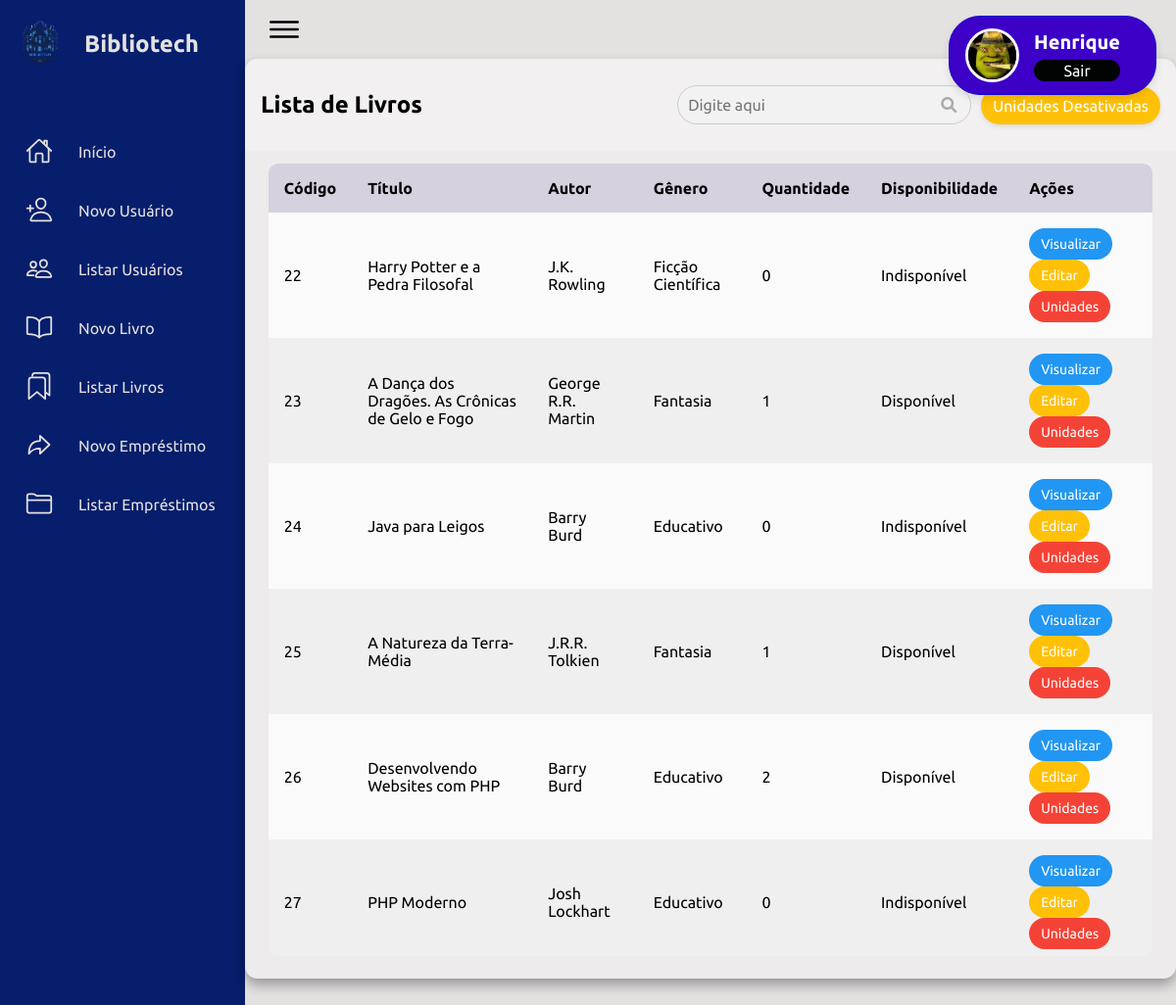
Screenshot of /adm2/?page=listarLivro (signed in) with the database file from the repository.
### tables this page shows
CREATE TABLE `livro` (
  `idlivro` int(11) NOT NULL,
  `isbn` char(13) NOT NULL,
  `titulo` varchar(255) NOT NULL,
  `genero_id` int(11) DEFAULT NULL,
  `autor_id` int(11) DEFAULT NULL,
  `paginas` int(11) DEFAULT NULL,
  `editora_id` int(11) DEFAULT NULL,
  `ano_publicacao` varchar(4) DEFAULT NULL,
  `idioma` varchar(50) DEFAULT NULL,
  `quantidade` int(11) DEFAULT 0,
  `disponibilidade` enum('Disponível','Indisponível') DEFAULT 'Indisponível',
  `imagem` varchar(50) DEFAULT NULL
);

CREATE TABLE `autor` (
  `id` int(11) NOT NULL,
  `nome` varchar(100) NOT NULL,
  `data_nascimento` date DEFAULT NULL,
  `nacionalidade` varchar(100) DEFAULT NULL,
  `biografia` text DEFAULT NULL
);

CREATE TABLE `genero` (
  `id` int(11) NOT NULL,
  `descricao` varchar(100) NOT NULL
);

### adm2/listar/listarlivros.php (the view, shortened to what this page needs)
<link rel="stylesheet" href="https://cdnjs.cloudflare.com/ajax/libs/font-awesome/6.0.0-beta3/css/all.min.css">
<main class="table">
    <section class="table__header">
    <h1>Lista de Livros</h1>
    <div class='filter'>
        <div class="input-container">
            <input type='text' id='filterInput' placeholder='Digite aqui' onkeyup='filterFunction()'>
        </div>
        <button class="uni-des" onclick="location.href='index.php?page=listarcopiasdesativadas'">Unidades Desativadas</button>
    </div>
</section>
    <section class="table__body">
        <?php
            $sql1 = "SELECT * FROM livro
                      INNER JOIN autor ON livro.autor_id = autor.id
                      INNER JOIN genero ON livro.genero_id = genero.id";
            $res  = $conn->query($sql1);
            $qtd = $res->num_rows;
            if ($qtd > 0) {
                print "<table id='resultTable'>";
                print "<thead>";
                print "<tr>";
                print "<th>Código</th>";
                print "<th>Título</th>";
                print "<th>Autor</th>";
                print "<th>Gênero</th>";
                print "<th>Quantidade</th>";
                print "<th>Disponibilidade</th>";
                print "<th>Ações</th>";
                print "</tr>";
                print "</thead>";
                print "<tbody>";
                while ($row = $res->fetch_object()) {
                    echo "<tr>";
                    echo "<td>" . $row->idlivro . "</td>";
                    echo "<td>" . $row->titulo . "</td>";
                    echo "<td>" . $row->nome . "</td>";
                    echo "<td>" . $row->descricao . "</td>";
                    echo "<td>" . $row->quantidade . "</td>";
                    echo "<td>" . $row->disponibilidade . "</td>";
                    echo "<td>
                        <button onclick=\"location.href='?page=visualizarlivro&id=" .$row->idlivro. "';\" class='btn view'>Visualizar</button>
                        <button onclick=\"location.href='?page=editarlivro&id=" .$row->idlivro."';\" class='btn edit'>Editar</button>
                        <button onclick=\"location.href='?page=listarunidades&id=" . $row->idlivro . "';\" class='btn delete'>Unidades</button>
                    </td>";
                    echo "</tr>";
                }
                print "</tbody>";
                print "</table>";
            } else {
                print "<p class='alert'> Não encontrou resultados!</p>";
            }
        ?>
    </section>
</main>

### adm2/css/main.css (style rules this page uses)
* { font-family: "Ubuntu", sans-serif; margin: 0; padding: 0; box-sizing: border-box; }
:root { --nav: rgb(6, 30, 107); --form: rgb(216, 213, 213); --back: #e4e1e1; --text1: #f5f5f5; --text2: #000000; --text3: #999; }
body { min-height: 10vh; overflow-x: hidden; }
input, select { padding: 10px; border-radius: 5px; margin-bottom: 15px; font-size: 16px; border: 1px solid #ccc; }
input[type="number"], input[type="email"], input[type="text"], input[type="password"], input[type="date"], input[type="file"] { width: 100%; background-color: #f2f2f2; }
input[type="text"], input[type="number"], textarea { width: 100%; padding: 10px; border: 1px solid #ccc; border-radius: 5px; margin-bottom: 15px; }
main.table { width: 100%; max-width: 1200px; margin: 0 auto; height: 90vh; background-color: #fff5; backdrop-filter: blur(7px); box-shadow: 0 .4rem .8rem #0005; border-radius: .8rem; overflow: hidden; }
.table__header { width: 100%; height: 10%; background-color: #fff4; padding: .8rem 1rem; display: flex; justify-content: space-between; align-items: center; }
.table__body { width: 95%; max-height: calc(89% - 1.6rem); background-color: #fffb; margin: .8rem auto; border-radius: .6rem; overflow: auto; overflow: overlay; }
table { width: 100%; }
table, th, td { border-collapse: collapse; padding: 1rem; text-align: left; }
th { position: sticky; top: 0; left: 0; background-color: #d5d1defe; text-transform: capitalize; }
tr:nth-child(even) { background-color: #0000000b; }
tr { --delay: .1s; transition: .5s ease-in-out var(--delay), background-color 0s; }
tr td { transition: .2s ease-in-out; }
button { padding: 8px 12px; gap: 20px; font-size: 14px; color: rgb(254, 254, 254); border: none; border-radius: 5rem; cursor: pointer; transition: background-color 0.3s; }
button:first-child { background-color: #2196F3; }
button:nth-child(2) { background-color: #FFC107; }
button:nth-child(3) { background-color: #f44336; }

### adm2/index.php (style rules this page uses)
h1 { text-align: center; }

### adm2/listar/listarlivros.php (style rules this page uses)
.filter { display: flex; align-items: center; margin-top: 15px; gap: 10px; }
.input-container { position: relative; flex-grow: 1; }
#filterInput { width: 100%; padding: 10px 40px 10px 10px; border: 1px solid #ccc; border-radius: 10rem; transition: border-color 0.3s; font-size: 16px; }
.uni-des { margin-top: -12px; background-color: #28a745; border: none; border-radius: 10rem; color: white; cursor: pointer; padding: 10px 12px; transition: background-color 0.3s, transform 0.2s; font-size: 16px; box-shadow: 0 2px 5px rgba(0, 0, 0, 0.1); }

### rows the page displays
livro: idlivro "22", titulo "Harry Potter e a Pedra Filosofal", autor.nome "J.K. Rowling", genero.descricao "Ficção Científica", quantidade "0", disponibilidade "Indisponível"
livro: idlivro "23", titulo "A Dança dos Dragões. As Crônicas de Gelo e Fogo", autor.nome "George R.R. Martin", genero.descricao "Fantasia", quantidade "1", disponibilidade "Disponível"
livro: idlivro "24", titulo "Java para Leigos", autor.nome "Barry Burd", genero.descricao "Educativo", quantidade "0", disponibilidade "Indisponível"
livro: idlivro "25", titulo "A Natureza da Terra-Média", autor.nome "J.R.R. Tolkien", genero.descricao "Fantasia", quantidade "1", disponibilidade "Disponível"
livro: idlivro "26", titulo "Desenvolvendo Websites com PHP", autor.nome "Barry Burd", genero.descricao "Educativo", quantidade "2", disponibilidade "Disponível"
livro: idlivro "27", titulo "PHP Moderno", autor.nome "Josh Lockhart", genero.descricao "Educativo", quantidade "0", disponibilidade "Indisponível"

### other values shown
$_SESSION['nome'] "Henrique"
